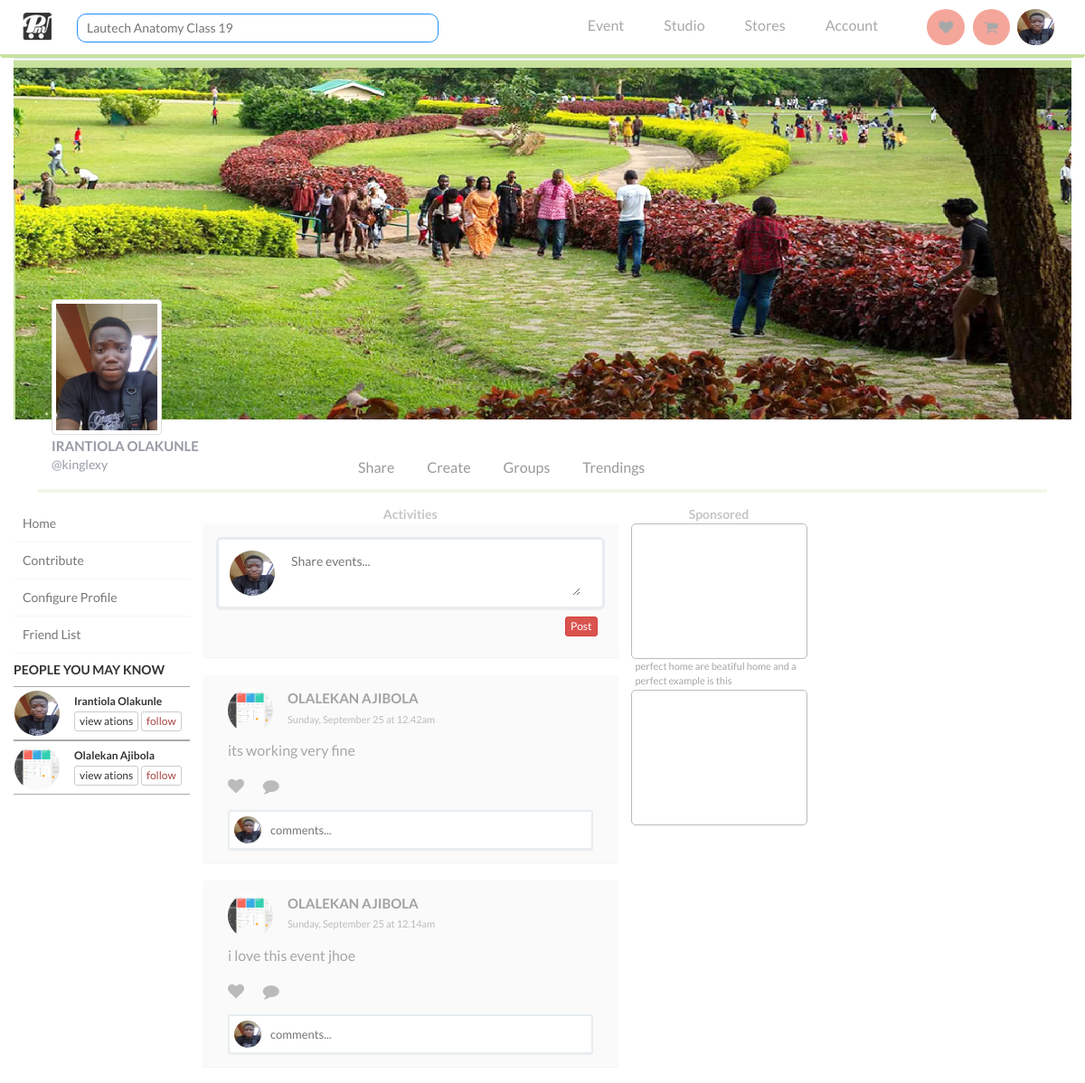
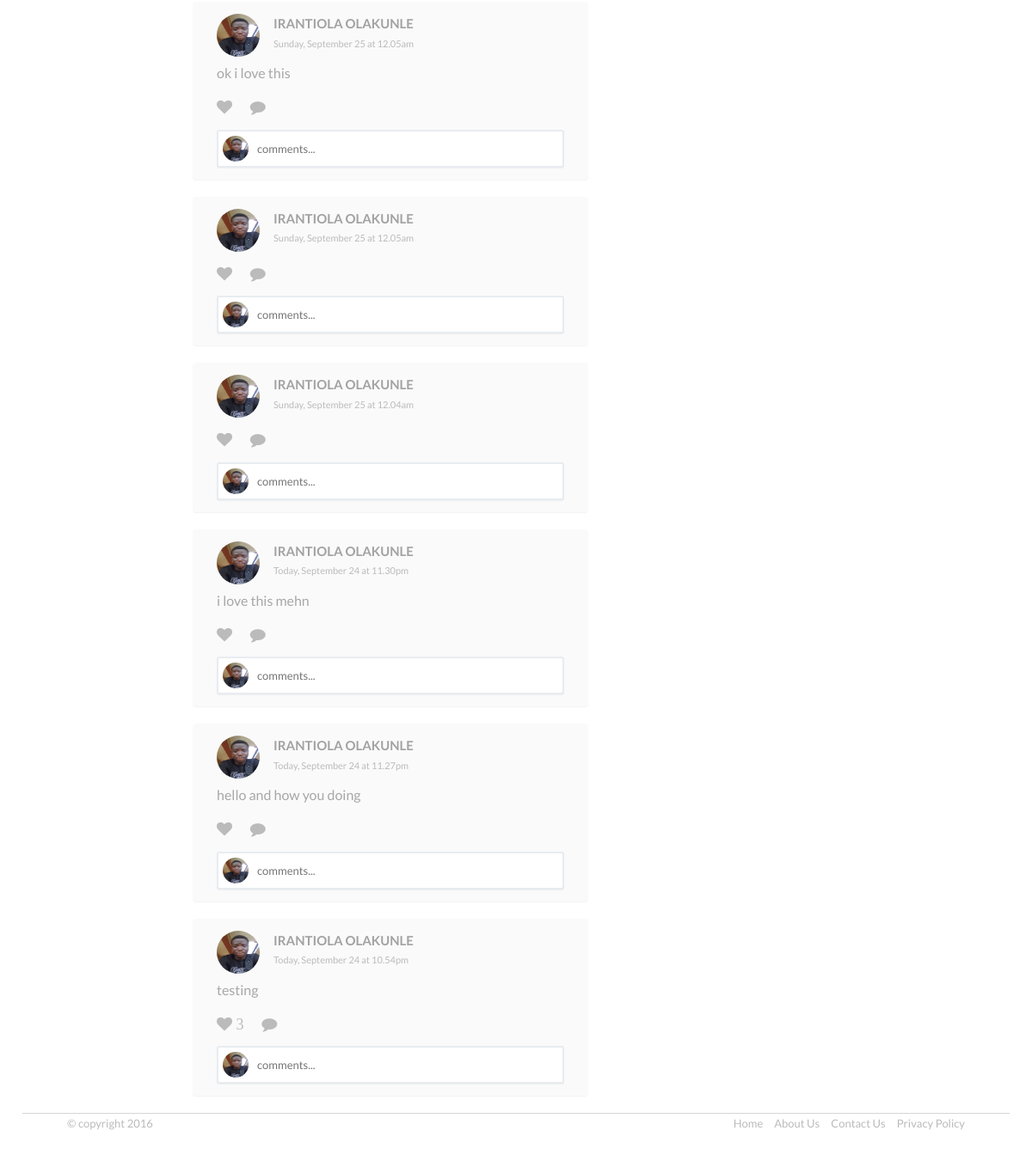
The page /home?ref_mm=event_share (signed in) on the database its author committed (2 pictures, top to bottom).
### tables this page shows
CREATE TABLE IF NOT EXISTS `mpm_users` (
  `_userId` int(11) NOT NULL AUTO_INCREMENT,
  `_email_address` varchar(255) NOT NULL,
  `_password` varchar(255) NOT NULL,
  `_dob` varchar(255) NOT NULL,
  `_firstname` varchar(255) NOT NULL,
  `_lastname` varchar(255) NOT NULL,
  `_gender` varchar(255) NOT NULL,
  `_username` varchar(255) DEFAULT NULL,
  `_profile_picture` varchar(255) DEFAULT NULL,
  `_cover_photo` varchar(255) DEFAULT NULL,
  `is_completed` int(1) NOT NULL DEFAULT '0',
  PRIMARY KEY (`_userId`)
);

CREATE TABLE IF NOT EXISTS `shares` (
  `_id` int(11) NOT NULL AUTO_INCREMENT,
  `user_post` text NOT NULL,
  `poster` varchar(255) NOT NULL,
  `post_date` int(255) NOT NULL,
  `comment_count` int(255) NOT NULL DEFAULT '0',
  `likes_count` int(255) NOT NULL DEFAULT '0',
  PRIMARY KEY (`_id`)
);

### library/view/View.php (called while the page is built, shortened)
<?php
class View
{
    public static function getTemplate($template,$title=null){
        include $template.".template.php";
    }
    public static function getDataPage($view,$rows){
        $row = $rows;
        include "data/".$view.".data.php";
    }
}
function content($view){
    include $view.".php";
}

### library/modelController/Database.php (called while the page is built, shortened)
<?php
$config = array(
    'host'		=> 'localhost',
    'username' 	=> 'test',
    'password' 	=> 'test',
    'dbname' 	=> 'picsmall'
);
    function Database()
    {
        global $config;
        try {
            $db = new PDO('mysql:host=' . $config['host'] . ';dbname=' . $config['dbname'], $config['username'], $config['password']);
            $db->setAttribute(PDO::ATTR_ERRMODE, PDO::ERRMODE_EXCEPTION);
            return $db;
        } catch (PDOException $e) {
            echo $e->getMessage();
        }
    }

### library/modelController/ProfileController.php (called while the page is built, shortened)
<?php
require_once "AppModel.php";
class ProfileController extends AppModel
{
    public static function getUserInfo($val){
        $user = $_SESSION['user_logged_id'];
        $test = new AppModel();
        $select = $test->db->prepare("SELECT * FROM mpm_users WHERE _email_address = ?");
        $select->bindValue(1, $user);
        try{
            $select->execute();
        }catch (PDOException $e){
            echo $e->getMessage();
        }
        $row = $select->fetch();
        return $row[$val];
    }
    public function peopleYouMayKnow(){
        $select = $this->db->prepare("SELECT * FROM mpm_users ORDER BY RAND() DESC LIMIT 5");
        try{
            $select->execute();
        }catch (PDOException $e){
            echo $e->getMessage();
        }
        return $select->fetchAll();
    }
}
class User extends AppModel{
    public static function getUserInfo($user,$val){
        $test = new AppModel();
        $select = $test->db->prepare("SELECT * FROM mpm_users WHERE _email_address = ?");
        $select->bindValue(1, $user);
        try{
            $select->execute();
        }catch (PDOException $e){
            echo $e->getMessage();
        }
        $row = $select->fetch();
        return $row[$val];
    }
}

### library/modelController/AppModel.php (called while the page is built, shortened)
<?php
class AppModel
{
    public function __construct()
    {
        $this->db = Database();
    }
}

### library/modelController/ShareFunc.php (called while the page is built, shortened)
<?php
class ShareFunc extends AppModel
{
    public function getShares(){
        $get = $this->db->prepare("SELECT * FROM shares ORDER BY _id DESC");
        try{
            $get->execute();
        }catch (PDOException $e){
            echo $e->getMessage();
        }
        return $get->fetchAll();
    }
}

### library/modelController/GeneralFunctions.php (called while the page is built, shortened)
<?php
function formatShareTime($timeInt){
    if (date("l",time()+3600) == date("l",$timeInt)){
        $day = "Today";
    }else{
        $day = date("l",$timeInt);
    }
    $day2 = date("d",$timeInt);
    $month = date("F",$timeInt);
    $hour = date("h",$timeInt);
    $min = date("i",$timeInt);
    $time = date("a",$timeInt);
    return $day.", ".$month." ".$day2." at ".$hour.".".$min.$time;
}
function showCounter($param){
    if($param >= 1){
        return $param;
    }else{
        return null;
    }
}

### library/view/data/feedsRows.data.php (the view)
<?php
    if (!is_array($row)){
            echo "empty";
    }else {
        foreach ($row as $item) {
            echo "<li class='panel panel-default no-border' id='feeds'>
    <div class='feeds'>
        <div class='pull-left picture'>
            <img src = 'user_files/profile_pictures/".User::getUserInfo($item['poster'],'_profile_picture')."' class='img-responsive img-circle' />
        </div >
        <div class='pull-left' >
            <h5 style = 'font-size: 15px;margin-top: 3px;color: #a2a2a2;margin-bottom:4px;' >".User::getUserInfo($item['poster'],'_firstname')." ".User::getUserInfo($item['poster'],'_lastname')."</h5 >
            <span class='post-time' >".formatShareTime($item['post_date'])."</span >
        </div >
        <div class='clearfix' ></div >
        <p class='post-content' >
            ".$item['user_post']."
            </p >
        <p ><a href = '' class='share-options' ><i class='fa fa-heart' > ".showCounter($item['likes_count'])."</i ></a > <a href = '' class='share-options' ><i class='fa fa-comment' > ".showCounter($item['comment_count'])."</i ></a ></p >
        <form class='panel-body' action = '#' method = 'post' style = 'margin: 0;padding: 0' >
            <div class='panel panel-body comment-box' >
                <div class='pull-left' >
                    <img src = 'user_files/profile_pictures/".ProfileController::getUserInfo('_profile_picture')."' class='img-responsive img-circle' />
                </div >
                <div class='pull-left' >
                    <input name = 'user_post' placeholder = 'comments...' />
                </div >
            </div >
        </form >
    </div>
</li>";
        }
    }

### library/view/template_loader.template.php (shortened to what this page needs)
<!DOCTYPE html>
    <html>
<head>
    <link href="../../assets/css/bootstrap.min.css" rel="stylesheet" type="text/css" media="all">
    <link href="../../assets/css/font-awesome.min.css" rel="stylesheet" type="text/css" media="all">
    <link href="../../assets/css/style.css" rel="stylesheet" media="all">
    <link href="../../assets/css/events.css" rel="stylesheet" media="all">
    <link href="../../assets/css/style_mobile.css" rel="stylesheet" media="handheld">
    <link href="../../assets/css/style_mobile.css" rel="stylesheet" media="only screen and (max-width: 768px)">
    <link href="../../assets/css/events_mobile.css" rel="stylesheet" media="handheld">
    <link href="../../assets/css/events_mobile.css" rel="stylesheet" media="only screen and (max-width: 768px)">
</head>
<body>

### home.php (shortened to what this page needs)
<?php
@View::getTemplate("template_loader", "Home Page");
?>
<nav id="mainNav" class="navbar navbar-default navbar-custom">
    <div class="container">
        <div class="navbar-header page-scroll">
            <a class="navbar-brand page-scroll main" href="/"><img src="assets/img/logo.png"></a>
        </div>
        <div class="collapse navbar-collapse search-col" id="bs-example-navbar-collapse-2">
        <ul class="nav navbar-nav navbar-right search-nav">
            <li><form><input type="text" id="search" class="search_top pull-left" placeholder="Lautech Anatomy Class 19"></form></li>
        </ul>
            </div>
        <div class="collapse navbar-collapse menu-col" id="bs-example-navbar-collapse-1">
            <ul  class="nav navbar-nav navbar-right profile-nav">
                <li>
                   <a href="#"><i class="fa fa-heart"></i></a>
                </li>
                <li>
                    <a href="#"><i class="fa fa-shopping-cart"></i></a>
                </li>
                <li>
                    <a href="logout"><img src="user_files/profile_pictures/<?php echo ProfileController::getUserInfo('_profile_picture') ?>" class="img-responsive img-circle"></a>
                </li>
            </ul>
            <ul  class="nav navbar-nav navbar-right right-nav">
                <li>
                    <a href="#">Event</a>
                </li>
                <li>
                    <a href="#">Studio</a>
                </li>
                <li>
                    <a href="#">Stores</a>
                </li>
                <li>
                    <a href="#">Account</a>
                </li>
            </ul>
</div>
</div>
</nav>
<div class="container-fluid">
    <?php if (isset($_GET['ref_mm']) && $_GET['ref_mm'] == "profile_complete"){
        @content("complete_profile");
}else{
        if (ProfileController::getUserInfo("is_completed") == 0){
            redirect("home?ref_mm=profile_complete");
        }else{
    @content("logged_home");}
}?>
</div>
<?php
@View::getTemplate("bottom_loader",null);
?>

### library/view/logged_home.php (shortened to what this page needs)
<header id="user_cover_photo">
    <img src="assets/img/cover.jpg" class="img-responsive user_cover">
</header>
<div class="user_menu">
    <div class="row row1">
        <div class="col-md-3">
            <div class="user-photo-name">
                <img src="user_files/profile_pictures/<?php echo ProfileController::getUserInfo('_profile_picture') ?>" class="img-rounded img-thumbnail p-p"/>
                <h4><?php echo ProfileController::getUserInfo('_firstname')." ".ProfileController::getUserInfo('_lastname') ?></h4>
                <p><?php echo ProfileController::getUserInfo('_username')?></p>
            </div>
        </div>
        <div class="col-md-8">
            <ul class="nav-menu">
                <li><a href="home">Share</a></li>
                <li><a href="create">Create</a></li>
                <li><a href="groups">Groups</a></li>
                <li><a href="trendings">Trendings</a></li>
            </ul>
        </div>
    </div>
</div>
<div class="col-md-2" style="margin: 0;padding: 0;">
    <ul class="left-pane">
        <li><a href="#">Home</a></li>
        <li><a href="#">Contribute</a> </li>
        <li><a href="#">Configure Profile</a> </li>
        <li><a href="#">Friend List</a> </li>
    </ul>
    <h5>People you may know</h5>
    <ul class="people-you-may-know">
        <?php
            $profile = new ProfileController();
            $row = $profile->peopleYouMayKnow();
            foreach ($row as $item){
                echo "<li>
            <div class='pull-left picture'>
                <img src='user_files/profile_pictures/".$item['_profile_picture']."' class='img-responsive img-circle'/>
            </div>
            <div class='pull-left'>
                <h5 style='font-size: 12px;margin-top: 5px;margin-bottom:5px;text-transform:capitalize;'>".$item['_firstname']." ".$item['_lastname']."</h5>
                <a href='' class='btn btn-xs btn-default'>view ations</a> <a href='' class='btn btn-xs btn-default'><span class='text-danger'>follow</span> </a>
            </div>
        </li>";
            }
        ?>
    </ul>
</div>
<div class="col-md-5 activity-col">
    <div class="col-title">Activities</div>
    <div class="panel panel-default no-border">
        <form class="panel-body" action="<?php $_SERVER['PHP_SELF'] ?>" method="post">
            <div class="panel panel-body post-box">
                <div class="pull-left picture">
                    <img src="user_files/profile_pictures/<?php echo ProfileController::getUserInfo('_profile_picture') ?>" class="img-responsive img-circle"/>
                </div>
                <div class="pull-left">
                    <textarea name="user_post" id="user_post" placeholder="Share events..." required></textarea>
                </div>
            </div>
            <div class="pull-right">
                <input type="submit" class="btn btn-xs btn-danger post-btn" value="Post" name="submitNew" id="submitNew">
            </div>
        </form>
    </div>
    <ul id="shares" class="scroll">
    <?php
            $share = new ShareFunc();
            View::getDataPage("feedsRows",$share->getShares());
    ?>
    </ul>
</div>
<div class="col-md-2 sponsored">
    <div class="col-title">Sponsored</div>
    <ul class="sponsored-box-container">
        <li class="col-md-12 col-xs-6">
            <div class="sponsored"><div class="sponsored-box"></div>
                <div class="sponsored-text">perfect home are beatiful home and a perfect example is this</div></div></li>
        <li class="col-md-12 col-xs-6"><div class="sponsored"><div class="col-md-12 sponsored-box"></div></div></li>
    </ul>
</div>
<div class="col-md-4">
</div>

### library/view/bottom_loader.template.php (shortened to what this page needs)
<div class="footer-general">
    <div class="pull-left">&copy; copyright 2016 <?php getFooterDate();?></div>
    <div class="pull-right"><a href="#">Home</a><a href="#">About Us</a><a href="#">Contact Us</a><a href="#">Privacy Policy</a></div>
</div>
</body>
</html>

### assets/css/style.css (style rules this page uses)
body { overflow-x: hidden; font-family: 'lato', sans-serif; margin: 0; padding: 0; }
.container-fluid { max-width:1280px !important; }
ul { list-style-type: none; margin: 0; padding: 0; }
p { font-size: 14px; line-height: 1.75; }
a, a:hover, a:focus, a:active, a.active { outline: none; }
a { color: #fd8941; }
h1, h2, h3, h4, h5, h6 { font-family: 'lato', sans-serif; text-transform: uppercase; font-weight: 700; }
.navbar-custom { border-color: #C8E19D; border-bottom: 4px solid #C7E19F !important; background: #fff !important; color: #999 !important; height:inherit; }
.navbar-custom .navbar-brand { color: #479a5d; font-family: 'lato', sans-serif; }
.navbar-custom .navbar-collapse { border-color: rgba(255, 255, 255, 0.02); }
.navbar-custom .right-nav { margin-right: 2em; }
.navbar-custom .right-nav li { margin: 0 0.5em; }
.navbar-custom .right-nav li a { font-family: 'lato', sans-serif; text-transform: capitalize; font-weight: 400; font-size: 16px; padding: 8px 15px; color: #a8a8a8; border-bottom: 4px transparent; }
.navbar-custom .profile-nav li { margin: 0 0.3em; }
.navbar-custom .profile-nav li a { border-radius: 100%; font-family: 'lato', sans-serif; text-transform: capitalize; font-weight: 400; font-size: 16px; padding: 10px 13px; color: #a8a8a8; background: #F4A69A; border-bottom: 4px transparent; }
.navbar-custom .profile-nav li a img { width: 40.85px; height: 40px; margin:-10px -13px; }
.navbar-custom .search-nav { margin-left: 2em; }
.navbar-custom { background-color: #C8E19D; padding: 10px 0 0 0; -webkit-transition: padding 0.3s; -moz-transition: padding 0.3s; transition: padding 0.3s; border: none; margin-bottom: 0; }
.navbar-custom .navbar-brand { font-size: 2em; -webkit-transition: all 0.3s; -moz-transition: all 0.3s; transition: all 0.3s; }
.main { padding:4px 0 0 10px; }
.search_top { width: 400px; padding: 5px 10px; border-radius: 10px; border: 1px solid dodgerblue; color: #b5b7b9; text-transform: capitalize; }
.search-col { float: left; padding: 5px 0 }
.menu-col { float: right; }
ul.sponsored-box-container { padding: 0; margin: 0; }
ul.sponsored-box-container li { padding: 0; }
ul.sponsored-box-container li div.sponsored-box { width: 100%; border-radius: 5px; border: 1px solid #bbb; height: 150px; }
ul.sponsored-box-container li div.sponsored-text { font-size: 11px; color: #a6a6a6; padding: 0 5px 2px; }
.sponsored { margin: 0; }
.col-title { text-align: center; color: #c4c4c4; font-size: 14px; font-weight: bold; }
.footer-general { margin: 0 2em; height:40px; border-top:1px solid #d6d6d6; padding: 2px 4em 3em; color: #bbb; font-size: 13px; }
.footer-general a { color: #bbb; margin-right: 1em; }
.footer-general a:last-child { margin-right: 0; }
.no-border { border: none; }
.p-p { width: 122px; height: 150px; }
ul#shares li { list-style-type: none; }

### rows shown on the page
mpm_users: _profile_picture (picture), _firstname "IRANTIOLA", _lastname "OLAKUNLE", _username "@kinglexy", _firstname "Irantiola", _lastname "Olakunle"
mpm_users: _profile_picture (picture), _firstname "Olalekan", _lastname "Ajibola"
shares: poster._profile_picture (picture), poster._firstname "OLALEKAN", poster._lastname "AJIBOLA", post_date "Sunday, September 25 at 12.42am", user_post "its working very fine", mpm_users._profile_picture (picture)
shares: poster._profile_picture (picture), poster._firstname "OLALEKAN", poster._lastname "AJIBOLA", post_date "Sunday, September 25 at 12.14am", user_post "i love this event jhoe", mpm_users._profile_picture (picture)
shares: poster._profile_picture (picture), poster._firstname "IRANTIOLA", poster._lastname "OLAKUNLE", post_date "Sunday, September 25 at 12.05am", user_post "ok i love this", mpm_users._profile_picture (picture)
shares: poster._profile_picture (picture), poster._firstname "IRANTIOLA", poster._lastname "OLAKUNLE", post_date "Sunday, September 25 at 12.05am", mpm_users._profile_picture (picture)
shares: poster._profile_picture (picture), poster._firstname "IRANTIOLA", poster._lastname "OLAKUNLE", post_date "Sunday, September 25 at 12.04am", mpm_users._profile_picture (picture)
shares: poster._profile_picture (picture), poster._firstname "IRANTIOLA", poster._lastname "OLAKUNLE", post_date "Today, September 24 at 11.30pm", user_post "i love this mehn", mpm_users._profile_picture (picture)
shares: poster._profile_picture (picture), poster._firstname "IRANTIOLA", poster._lastname "OLAKUNLE", post_date "Today, September 24 at 11.27pm", user_post "hello and how you doing", mpm_users._profile_picture (picture)
shares: poster._profile_picture (picture), poster._firstname "IRANTIOLA", poster._lastname "OLAKUNLE", post_date "Today, September 24 at 10.54pm", user_post "testing", likes_count "3", mpm_users._profile_picture (picture)
